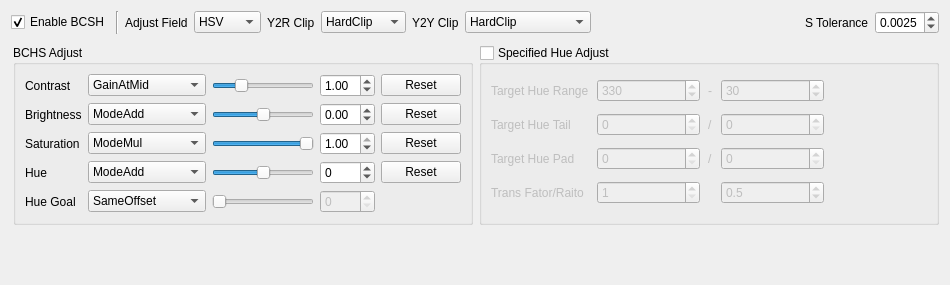
<?xml version="1.0" encoding="UTF-8"?>
<ui version="4.0">
 <class>HsvUiWidget</class>
 <widget class="QWidget" name="HsvUiWidget">
  <property name="geometry">
   <rect>
    <x>0</x>
    <y>0</y>
    <width>950</width>
    <height>285</height>
   </rect>
  </property>
  <property name="windowTitle">
   <string>HSV Config</string>
  </property>
  <layout class="QVBoxLayout" name="verticalLayout">
   <item>
    <layout class="QHBoxLayout" name="horizontalLayout_enable">
     <item>
      <widget class="QCheckBox" name="checkBox_enableHsvAdj">
       <property name="toolTip">
        <string>启用 HSV 调整处理</string>
       </property>
       <property name="text">
        <string>Enable BCSH</string>
       </property>
       <property name="checked">
        <bool>true</bool>
       </property>
      </widget>
     </item>
     <item>
      <widget class="Line" name="line">
       <property name="orientation">
        <enum>Qt::Orientation::Vertical</enum>
       </property>
      </widget>
     </item>
     <item>
      <widget class="QLabel" name="label_colorspace">
       <property name="text">
        <string>Adjust Field</string>
       </property>
      </widget>
     </item>
     <item>
      <widget class="QComboBox" name="comboBox_adjustField">
       <property name="sizePolicy">
        <sizepolicy hsizetype="Preferred" vsizetype="Fixed">
         <horstretch>0</horstretch>
         <verstretch>0</verstretch>
        </sizepolicy>
       </property>
       <item>
        <property name="text">
         <string>HSV</string>
        </property>
       </item>
       <item>
        <property name="text">
         <string>HSI</string>
        </property>
       </item>
       <item>
        <property name="text">
         <string>HSL</string>
        </property>
       </item>
       <item>
        <property name="text">
         <string>HCY</string>
        </property>
       </item>
       <item>
        <property name="text">
         <string>HSP</string>
        </property>
       </item>
       <item>
        <property name="text">
         <string>Lch</string>
        </property>
       </item>
       <item>
        <property name="text">
         <string>RGB</string>
        </property>
       </item>
       <item>
        <property name="text">
         <string>YCbCr</string>
        </property>
       </item>
      </widget>
     </item>
     <item>
      <widget class="QLabel" name="label_y2rClip">
       <property name="text">
        <string>Y2R Clip</string>
       </property>
      </widget>
     </item>
     <item>
      <widget class="QComboBox" name="comboBox_y2rClipType">
       <property name="enabled">
        <bool>true</bool>
       </property>
       <item>
        <property name="text">
         <string>HardClip</string>
        </property>
       </item>
       <item>
        <property name="text">
         <string>SoftClip</string>
        </property>
       </item>
       <item>
        <property name="text">
         <string>ConstHue</string>
        </property>
       </item>
      </widget>
     </item>
     <item>
      <widget class="QLabel" name="label_y2yClip">
       <property name="text">
        <string>Y2Y Clip</string>
       </property>
      </widget>
     </item>
     <item>
      <widget class="QComboBox" name="comboBox_y2yClipType">
       <property name="enabled">
        <bool>true</bool>
       </property>
       <item>
        <property name="text">
         <string>HardClip</string>
        </property>
       </item>
       <item>
        <property name="text">
         <string>ClipChroma</string>
        </property>
       </item>
       <item>
        <property name="text">
         <string>ScaleChromaPix</string>
        </property>
       </item>
       <item>
        <property name="text">
         <string>ScaleChromaSec</string>
        </property>
       </item>
       <item>
        <property name="text">
         <string>CompLumaOnly</string>
        </property>
       </item>
       <item>
        <property name="text">
         <string>CompLumaFirst</string>
        </property>
       </item>
      </widget>
     </item>
     <item>
      <spacer name="horizontalSpacer_enable">
       <property name="orientation">
        <enum>Qt::Orientation::Horizontal</enum>
       </property>
       <property name="sizeHint" stdset="0">
        <size>
         <width>40</width>
         <height>20</height>
        </size>
       </property>
      </spacer>
     </item>
     <item>
      <widget class="QLabel" name="label_toleranceS">
       <property name="toolTip">
        <string>S 保护阈值：小于该值的像素视为灰色像素，不会被放大</string>
       </property>
       <property name="text">
        <string>S Tolerance</string>
       </property>
      </widget>
     </item>
     <item>
      <widget class="QDoubleSpinBox" name="spinBox_toleranceS">
       <property name="sizePolicy">
        <sizepolicy hsizetype="Preferred" vsizetype="Preferred">
         <horstretch>0</horstretch>
         <verstretch>0</verstretch>
        </sizepolicy>
       </property>
       <property name="toolTip">
        <string>S 保护阈值：小于该值的像素视为灰色像素，不会被放大</string>
       </property>
       <property name="decimals">
        <number>4</number>
       </property>
       <property name="maximum">
        <double>0.100000000000000</double>
       </property>
       <property name="singleStep">
        <double>0.002500000000000</double>
       </property>
       <property name="value">
        <double>0.002500000000000</double>
       </property>
      </widget>
     </item>
    </layout>
   </item>
   <item>
    <layout class="QHBoxLayout" name="horizontalLayout" stretch="0,0">
     <property name="leftMargin">
      <number>2</number>
     </property>
     <property name="topMargin">
      <number>5</number>
     </property>
     <item>
      <widget class="QGroupBox" name="groupBox_hsvAdjust">
       <property name="toolTip">
        <string>V/S/H 三通道调整参数</string>
       </property>
       <property name="title">
        <string>BCHS Adjust</string>
       </property>
       <layout class="QGridLayout" name="gridLayout">
        <property name="leftMargin">
         <number>9</number>
        </property>
        <item row="2" column="3">
         <widget class="QDoubleSpinBox" name="spinBox_deltaS">
          <property name="toolTip">
           <string>S 调整量 ds，支持加性或乘性</string>
          </property>
          <property name="decimals">
           <number>2</number>
          </property>
          <property name="minimum">
           <double>-1.000000000000000</double>
          </property>
          <property name="maximum">
           <double>1.000000000000000</double>
          </property>
          <property name="singleStep">
           <double>0.010000000000000</double>
          </property>
          <property name="value">
           <double>1.000000000000000</double>
          </property>
         </widget>
        </item>
        <item row="0" column="4">
         <widget class="QPushButton" name="pushButton_resetC">
          <property name="text">
           <string>Reset</string>
          </property>
         </widget>
        </item>
        <item row="2" column="1">
         <widget class="QComboBox" name="comboBox_modeS">
          <property name="currentIndex">
           <number>1</number>
          </property>
          <item>
           <property name="text">
            <string>ModeAdd</string>
           </property>
          </item>
          <item>
           <property name="text">
            <string>ModeMul</string>
           </property>
          </item>
          <item>
           <property name="text">
            <string>Rate2Limit</string>
           </property>
          </item>
          <item>
           <property name="text">
            <string>MixGray_BT709</string>
           </property>
          </item>
          <item>
           <property name="text">
            <string>MixGray_BT601</string>
           </property>
          </item>
         </widget>
        </item>
        <item row="4" column="4">
         <widget class="QPushButton" name="pushButton_resetH">
          <property name="toolTip">
           <string>将 Delta H 重置为中性值 0</string>
          </property>
          <property name="text">
           <string>Reset</string>
          </property>
         </widget>
        </item>
        <item row="4" column="3">
         <widget class="QSpinBox" name="spinBox_deltaH">
          <property name="toolTip">
           <string>H 加性偏移 dh</string>
          </property>
          <property name="minimum">
           <number>-180</number>
          </property>
          <property name="maximum">
           <number>180</number>
          </property>
          <property name="singleStep">
           <number>1</number>
          </property>
          <property name="value">
           <number>0</number>
          </property>
         </widget>
        </item>
        <item row="4" column="0">
         <widget class="QLabel" name="label_deltaH">
          <property name="toolTip">
           <string>H 通道加性偏移</string>
          </property>
          <property name="text">
           <string>Hue</string>
          </property>
         </widget>
        </item>
        <item row="4" column="2">
         <widget class="QSlider" name="slider_deltaH">
          <property name="sizePolicy">
           <sizepolicy hsizetype="Expanding" vsizetype="Fixed">
            <horstretch>1</horstretch>
            <verstretch>0</verstretch>
           </sizepolicy>
          </property>
          <property name="minimumSize">
           <size>
            <width>40</width>
            <height>0</height>
           </size>
          </property>
          <property name="toolTip">
           <string>H 加性偏移 dh</string>
          </property>
          <property name="minimum">
           <number>-180</number>
          </property>
          <property name="maximum">
           <number>180</number>
          </property>
          <property name="value">
           <number>0</number>
          </property>
          <property name="orientation">
           <enum>Qt::Orientation::Horizontal</enum>
          </property>
         </widget>
        </item>
        <item row="2" column="2">
         <widget class="QSlider" name="slider_deltaS">
          <property name="sizePolicy">
           <sizepolicy hsizetype="Expanding" vsizetype="Fixed">
            <horstretch>1</horstretch>
            <verstretch>0</verstretch>
           </sizepolicy>
          </property>
          <property name="minimumSize">
           <size>
            <width>40</width>
            <height>0</height>
           </size>
          </property>
          <property name="toolTip">
           <string>S 调整量 ds，支持加性或乘性生效</string>
          </property>
          <property name="minimum">
           <number>-100</number>
          </property>
          <property name="maximum">
           <number>100</number>
          </property>
          <property name="pageStep">
           <number>10</number>
          </property>
          <property name="value">
           <number>100</number>
          </property>
          <property name="orientation">
           <enum>Qt::Orientation::Horizontal</enum>
          </property>
         </widget>
        </item>
        <item row="0" column="2">
         <widget class="QSlider" name="slider_gainC">
          <property name="sizePolicy">
           <sizepolicy hsizetype="Expanding" vsizetype="Fixed">
            <horstretch>1</horstretch>
            <verstretch>0</verstretch>
           </sizepolicy>
          </property>
          <property name="minimumSize">
           <size>
            <width>40</width>
            <height>0</height>
           </size>
          </property>
          <property name="toolTip">
           <string>对比度增益 gc，乘性作用于 V 通道</string>
          </property>
          <property name="minimum">
           <number>0</number>
          </property>
          <property name="maximum">
           <number>400</number>
          </property>
          <property name="value">
           <number>100</number>
          </property>
          <property name="orientation">
           <enum>Qt::Orientation::Horizontal</enum>
          </property>
         </widget>
        </item>
        <item row="1" column="0">
         <widget class="QLabel" name="label_deltaB">
          <property name="toolTip">
           <string>V 通道加性偏移（叠加在对比度增益之后）</string>
          </property>
          <property name="text">
           <string>Brightness</string>
          </property>
         </widget>
        </item>
        <item row="2" column="4">
         <widget class="QPushButton" name="pushButton_resetS">
          <property name="toolTip">
           <string>将 S 调整量重置为当前模式的中性值（加性 0 / 乘性 1）</string>
          </property>
          <property name="text">
           <string>Reset</string>
          </property>
         </widget>
        </item>
        <item row="0" column="1">
         <widget class="QComboBox" name="comboBox_modeC">
          <property name="sizePolicy">
           <sizepolicy hsizetype="Preferred" vsizetype="Fixed">
            <horstretch>0</horstretch>
            <verstretch>0</verstretch>
           </sizepolicy>
          </property>
          <property name="toolTip">
           <string>对比度增益参考点：GainAtMid 过 v=0.5 中点 / GainAtZero 过 v=0 原点 / GainAtBoth 按 gc&lt;1 或 &gt;1 自动选择 / TanSlant tan 映射 / FastStone（仅 RGB 域）逐通道 Levels 拉伸</string>
          </property>
          <property name="currentIndex">
           <number>0</number>
          </property>
          <item>
           <property name="text">
            <string>GainAtMid</string>
           </property>
          </item>
          <item>
           <property name="text">
            <string>GainAtZero</string>
           </property>
          </item>
          <item>
           <property name="text">
            <string>GainAtBoth</string>
           </property>
          </item>
          <item>
           <property name="text">
            <string>TanSlant</string>
           </property>
          </item>
          <item>
           <property name="text">
            <string>FastStone</string>
           </property>
          </item>
         </widget>
        </item>
        <item row="0" column="3">
         <widget class="QDoubleSpinBox" name="spinBox_gainC">
          <property name="toolTip">
           <string>对比度增益 gc，乘性作用于 V 通道</string>
          </property>
          <property name="decimals">
           <number>2</number>
          </property>
          <property name="minimum">
           <double>0.000000000000000</double>
          </property>
          <property name="maximum">
           <double>4.000000000000000</double>
          </property>
          <property name="singleStep">
           <double>0.010000000000000</double>
          </property>
          <property name="value">
           <double>1.000000000000000</double>
          </property>
         </widget>
        </item>
        <item row="1" column="4">
         <widget class="QPushButton" name="pushButton_resetV">
          <property name="toolTip">
           <string>将 Delta V 重置为中性值 0</string>
          </property>
          <property name="text">
           <string>Reset</string>
          </property>
         </widget>
        </item>
        <item row="5" column="3">
         <widget class="QSpinBox" name="spinBox_sameHueGoal">
          <property name="enabled">
           <bool>false</bool>
          </property>
          <property name="sizePolicy">
           <sizepolicy hsizetype="Minimum" vsizetype="Fixed">
            <horstretch>0</horstretch>
            <verstretch>0</verstretch>
           </sizepolicy>
          </property>
          <property name="toolTip">
           <string>目标色调角（0-360），HSV 调整向该颜色变化</string>
          </property>
          <property name="maximum">
           <number>360</number>
          </property>
         </widget>
        </item>
        <item row="5" column="2">
         <widget class="QSlider" name="slider_sameHueGoal">
          <property name="enabled">
           <bool>false</bool>
          </property>
          <property name="sizePolicy">
           <sizepolicy hsizetype="Expanding" vsizetype="Fixed">
            <horstretch>1</horstretch>
            <verstretch>0</verstretch>
           </sizepolicy>
          </property>
          <property name="minimumSize">
           <size>
            <width>0</width>
            <height>0</height>
           </size>
          </property>
          <property name="toolTip">
           <string>目标色调角（0-360），HSV 调整向该颜色变化</string>
          </property>
          <property name="minimum">
           <number>0</number>
          </property>
          <property name="maximum">
           <number>360</number>
          </property>
          <property name="value">
           <number>0</number>
          </property>
          <property name="orientation">
           <enum>Qt::Orientation::Horizontal</enum>
          </property>
         </widget>
        </item>
        <item row="2" column="0">
         <widget class="QLabel" name="label_deltaS">
          <property name="toolTip">
           <string>S 通道调整量：加性模式为 Delta，乘性模式为 Gain</string>
          </property>
          <property name="text">
           <string>Saturation</string>
          </property>
         </widget>
        </item>
        <item row="1" column="2">
         <widget class="QSlider" name="slider_deltaB">
          <property name="sizePolicy">
           <sizepolicy hsizetype="Expanding" vsizetype="Fixed">
            <horstretch>1</horstretch>
            <verstretch>0</verstretch>
           </sizepolicy>
          </property>
          <property name="minimumSize">
           <size>
            <width>40</width>
            <height>0</height>
           </size>
          </property>
          <property name="toolTip">
           <string>V 加性偏移 dv</string>
          </property>
          <property name="minimum">
           <number>-100</number>
          </property>
          <property name="maximum">
           <number>100</number>
          </property>
          <property name="value">
           <number>0</number>
          </property>
          <property name="orientation">
           <enum>Qt::Orientation::Horizontal</enum>
          </property>
         </widget>
        </item>
        <item row="1" column="1">
         <widget class="QComboBox" name="comboBox_modeB">
          <item>
           <property name="text">
            <string>ModeAdd</string>
           </property>
          </item>
          <item>
           <property name="text">
            <string>ModeMul</string>
           </property>
          </item>
          <item>
           <property name="text">
            <string>Rate2Limit</string>
           </property>
          </item>
         </widget>
        </item>
        <item row="0" column="0">
         <widget class="QLabel" name="label_gainC">
          <property name="toolTip">
           <string>对比度增益（乘性作用于 V 通道）</string>
          </property>
          <property name="text">
           <string>Contrast</string>
          </property>
         </widget>
        </item>
        <item row="1" column="3">
         <widget class="QDoubleSpinBox" name="spinBox_deltaB">
          <property name="toolTip">
           <string>V 加性偏移 dv</string>
          </property>
          <property name="decimals">
           <number>2</number>
          </property>
          <property name="minimum">
           <double>-1.000000000000000</double>
          </property>
          <property name="maximum">
           <double>1.000000000000000</double>
          </property>
          <property name="singleStep">
           <double>0.010000000000000</double>
          </property>
          <property name="value">
           <double>0.000000000000000</double>
          </property>
         </widget>
        </item>
        <item row="5" column="0">
         <widget class="QLabel" name="label_sameHueGoal">
          <property name="toolTip">
           <string>目标色相（0-360）：SameTarget 模式下色调统一向该颜色变化</string>
          </property>
          <property name="text">
           <string>Hue Goal</string>
          </property>
         </widget>
        </item>
        <item row="5" column="1">
         <widget class="QComboBox" name="comboBox_goalH">
          <property name="enabled">
           <bool>true</bool>
          </property>
          <item>
           <property name="text">
            <string>SameOffset</string>
           </property>
          </item>
          <item>
           <property name="text">
            <string>SameTarget</string>
           </property>
          </item>
         </widget>
        </item>
        <item row="4" column="1">
         <widget class="QComboBox" name="comboBox_modeH">
          <item>
           <property name="text">
            <string>ModeAdd</string>
           </property>
          </item>
          <item>
           <property name="text">
            <string>RotateOnGray</string>
           </property>
          </item>
         </widget>
        </item>
       </layout>
      </widget>
     </item>
     <item>
      <widget class="QGroupBox" name="groupBox_setHueRange">
       <property name="enabled">
        <bool>true</bool>
       </property>
       <property name="toolTip">
        <string>只处理指定色调区域的像素</string>
       </property>
       <property name="title">
        <string>Specified Hue Adjust</string>
       </property>
       <property name="checkable">
        <bool>true</bool>
       </property>
       <property name="checked">
        <bool>false</bool>
       </property>
       <layout class="QGridLayout" name="gridLayout_hue">
        <property name="horizontalSpacing">
         <number>8</number>
        </property>
        <item row="2" column="2">
         <widget class="QLabel" name="label_huePadDash">
          <property name="sizePolicy">
           <sizepolicy hsizetype="Fixed" vsizetype="Preferred">
            <horstretch>0</horstretch>
            <verstretch>0</verstretch>
           </sizepolicy>
          </property>
          <property name="text">
           <string>/</string>
          </property>
         </widget>
        </item>
        <item row="1" column="2">
         <widget class="QLabel" name="label_hueTailDash">
          <property name="sizePolicy">
           <sizepolicy hsizetype="Fixed" vsizetype="Preferred">
            <horstretch>0</horstretch>
            <verstretch>0</verstretch>
           </sizepolicy>
          </property>
          <property name="text">
           <string>/</string>
          </property>
         </widget>
        </item>
        <item row="1" column="0">
         <widget class="QLabel" name="label_hueTail">
          <property name="toolTip">
           <string>色调区间向内过渡的角度</string>
          </property>
          <property name="text">
           <string>Target Hue Tail</string>
          </property>
         </widget>
        </item>
        <item row="1" column="3">
         <widget class="QSpinBox" name="spinBox_hueEndTail">
          <property name="sizePolicy">
           <sizepolicy hsizetype="MinimumExpanding" vsizetype="Fixed">
            <horstretch>0</horstretch>
            <verstretch>0</verstretch>
           </sizepolicy>
          </property>
          <property name="toolTip">
           <string>结束端向内过渡角度（0~hr/2），过渡区与输入色 alpha 融合</string>
          </property>
          <property name="maximum">
           <number>180</number>
          </property>
          <property name="value">
           <number>0</number>
          </property>
         </widget>
        </item>
        <item row="2" column="3">
         <widget class="QSpinBox" name="spinBox_hueEndPad">
          <property name="sizePolicy">
           <sizepolicy hsizetype="MinimumExpanding" vsizetype="Fixed">
            <horstretch>0</horstretch>
            <verstretch>0</verstretch>
           </sizepolicy>
          </property>
          <property name="toolTip">
           <string>结束端向外扩展角度（0~hr/2），扩展区与输入色 alpha 融合</string>
          </property>
          <property name="maximum">
           <number>60</number>
          </property>
          <property name="value">
           <number>0</number>
          </property>
         </widget>
        </item>
        <item row="2" column="4">
         <spacer name="horizontalSpacer_hue">
          <property name="orientation">
           <enum>Qt::Orientation::Horizontal</enum>
          </property>
          <property name="sizeHint" stdset="0">
           <size>
            <width>40</width>
            <height>20</height>
           </size>
          </property>
         </spacer>
        </item>
        <item row="0" column="1">
         <widget class="QSpinBox" name="spinBox_hueStart">
          <property name="sizePolicy">
           <sizepolicy hsizetype="MinimumExpanding" vsizetype="Fixed">
            <horstretch>0</horstretch>
            <verstretch>0</verstretch>
           </sizepolicy>
          </property>
          <property name="toolTip">
           <string>目标色相范围起始角（0-360，支持跨 0° 环绕）</string>
          </property>
          <property name="maximum">
           <number>360</number>
          </property>
          <property name="value">
           <number>330</number>
          </property>
         </widget>
        </item>
        <item row="0" column="2">
         <widget class="QLabel" name="label_hueRangeDash">
          <property name="sizePolicy">
           <sizepolicy hsizetype="Fixed" vsizetype="Preferred">
            <horstretch>0</horstretch>
            <verstretch>0</verstretch>
           </sizepolicy>
          </property>
          <property name="text">
           <string>-</string>
          </property>
         </widget>
        </item>
        <item row="2" column="0">
         <widget class="QLabel" name="label_huePad">
          <property name="toolTip">
           <string>色调区间向外过渡的角度</string>
          </property>
          <property name="text">
           <string>Target Hue Pad</string>
          </property>
         </widget>
        </item>
        <item row="1" column="1">
         <widget class="QSpinBox" name="spinBox_hueStartTail">
          <property name="sizePolicy">
           <sizepolicy hsizetype="MinimumExpanding" vsizetype="Fixed">
            <horstretch>0</horstretch>
            <verstretch>0</verstretch>
           </sizepolicy>
          </property>
          <property name="toolTip">
           <string>起始端向内过渡角度（0~hr/2），过渡区与输入色 alpha 融合</string>
          </property>
          <property name="maximum">
           <number>180</number>
          </property>
          <property name="value">
           <number>0</number>
          </property>
         </widget>
        </item>
        <item row="2" column="1">
         <widget class="QSpinBox" name="spinBox_hueStartPad">
          <property name="sizePolicy">
           <sizepolicy hsizetype="MinimumExpanding" vsizetype="Fixed">
            <horstretch>0</horstretch>
            <verstretch>0</verstretch>
           </sizepolicy>
          </property>
          <property name="toolTip">
           <string>起始端向外扩展角度（0~hr/2），扩展区与输入色 alpha 融合</string>
          </property>
          <property name="maximum">
           <number>60</number>
          </property>
          <property name="value">
           <number>0</number>
          </property>
         </widget>
        </item>
        <item row="0" column="3">
         <widget class="QSpinBox" name="spinBox_hueEnd">
          <property name="sizePolicy">
           <sizepolicy hsizetype="MinimumExpanding" vsizetype="Fixed">
            <horstretch>0</horstretch>
            <verstretch>0</verstretch>
           </sizepolicy>
          </property>
          <property name="toolTip">
           <string>目标色相范围结束角（0-360，支持跨 0° 环绕）</string>
          </property>
          <property name="maximum">
           <number>360</number>
          </property>
          <property name="value">
           <number>30</number>
          </property>
         </widget>
        </item>
        <item row="0" column="0">
         <widget class="QLabel" name="label_hueRange">
          <property name="toolTip">
           <string>目标色相范围</string>
          </property>
          <property name="text">
           <string>Target Hue Range</string>
          </property>
         </widget>
        </item>
        <item row="3" column="0">
         <widget class="QLabel" name="label_transFactor">
          <property name="toolTip">
           <string>过渡区域调整设置</string>
          </property>
          <property name="text">
           <string>Trans Fator/Raito</string>
          </property>
         </widget>
        </item>
        <item row="3" column="3">
         <widget class="QDoubleSpinBox" name="spinBox_transRatio">
          <property name="enabled">
           <bool>false</bool>
          </property>
          <property name="sizePolicy">
           <sizepolicy hsizetype="Minimum" vsizetype="Fixed">
            <horstretch>0</horstretch>
            <verstretch>0</verstretch>
           </sizepolicy>
          </property>
          <property name="toolTip">
           <string>过渡区域调整力度</string>
          </property>
          <property name="decimals">
           <number>1</number>
          </property>
          <property name="maximum">
           <double>1.000000000000000</double>
          </property>
          <property name="singleStep">
           <double>0.100000000000000</double>
          </property>
          <property name="value">
           <double>0.500000000000000</double>
          </property>
         </widget>
        </item>
        <item row="3" column="1">
         <widget class="QSpinBox" name="spinBox_transFactor">
          <property name="enabled">
           <bool>false</bool>
          </property>
          <property name="sizePolicy">
           <sizepolicy hsizetype="Minimum" vsizetype="Fixed">
            <horstretch>0</horstretch>
            <verstretch>0</verstretch>
           </sizepolicy>
          </property>
          <property name="toolTip">
           <string>过渡区域调整因子</string>
          </property>
          <property name="minimum">
           <number>1</number>
          </property>
          <property name="maximum">
           <number>3</number>
          </property>
          <property name="value">
           <number>1</number>
          </property>
          <property name="displayIntegerBase">
           <number>10</number>
          </property>
         </widget>
        </item>
       </layout>
      </widget>
     </item>
    </layout>
   </item>
   <item>
    <spacer name="verticalSpacer">
     <property name="orientation">
      <enum>Qt::Orientation::Vertical</enum>
     </property>
     <property name="sizeHint" stdset="0">
      <size>
       <width>20</width>
       <height>40</height>
      </size>
     </property>
    </spacer>
   </item>
  </layout>
 </widget>
 <tabstops>
  <tabstop>checkBox_enableHsvAdj</tabstop>
  <tabstop>comboBox_adjustField</tabstop>
  <tabstop>comboBox_y2rClipType</tabstop>
  <tabstop>comboBox_y2yClipType</tabstop>
  <tabstop>spinBox_toleranceS</tabstop>
  <tabstop>comboBox_modeC</tabstop>
  <tabstop>slider_gainC</tabstop>
  <tabstop>spinBox_gainC</tabstop>
  <tabstop>pushButton_resetC</tabstop>
  <tabstop>comboBox_modeB</tabstop>
  <tabstop>slider_deltaB</tabstop>
  <tabstop>spinBox_deltaB</tabstop>
  <tabstop>pushButton_resetV</tabstop>
  <tabstop>comboBox_modeS</tabstop>
  <tabstop>slider_deltaS</tabstop>
  <tabstop>spinBox_deltaS</tabstop>
  <tabstop>pushButton_resetS</tabstop>
  <tabstop>comboBox_modeH</tabstop>
  <tabstop>slider_deltaH</tabstop>
  <tabstop>spinBox_deltaH</tabstop>
  <tabstop>pushButton_resetH</tabstop>
  <tabstop>comboBox_goalH</tabstop>
  <tabstop>slider_sameHueGoal</tabstop>
  <tabstop>spinBox_sameHueGoal</tabstop>
  <tabstop>groupBox_setHueRange</tabstop>
  <tabstop>spinBox_hueStart</tabstop>
  <tabstop>spinBox_hueEnd</tabstop>
  <tabstop>spinBox_hueStartTail</tabstop>
  <tabstop>spinBox_hueEndTail</tabstop>
  <tabstop>spinBox_hueStartPad</tabstop>
  <tabstop>spinBox_hueEndPad</tabstop>
 </tabstops>
 <resources/>
 <connections/>
</ui>
